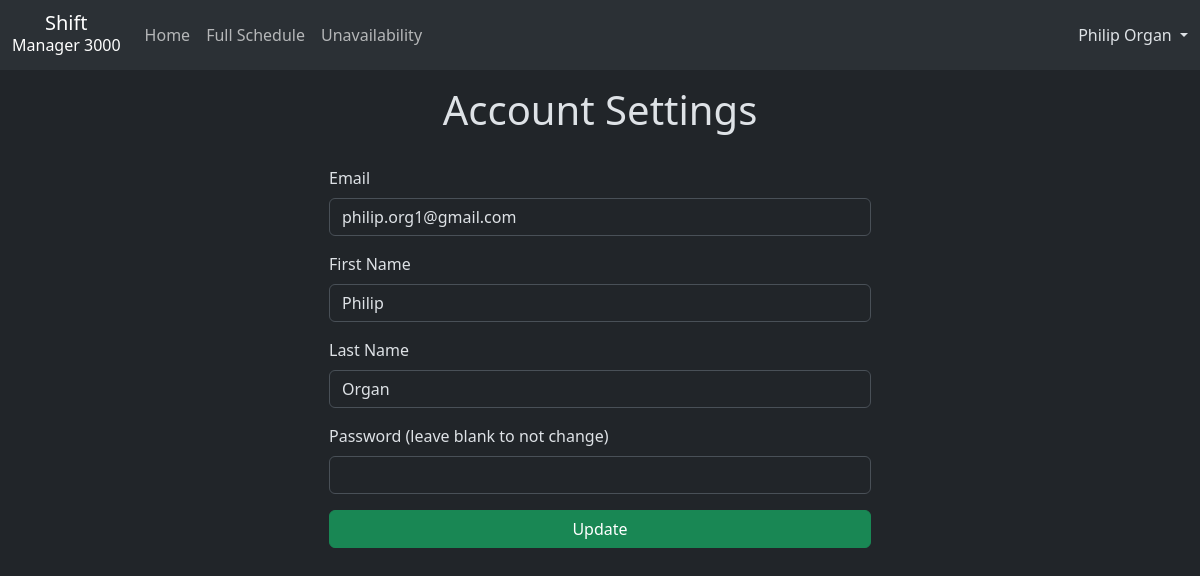
Page /account (signed in) on the committed database.
### app/models.py (models this page shows)
class User(db.Model):
    id = db.Column(db.Integer, primary_key=True)
    is_active = db.Column(db.Boolean, nullable=False)
    is_anonymous = db.Column(db.Boolean, nullable=False)
    is_authenticated = db.Column(db.Boolean, nullable=False)
    def get_id(self):
        return str(self.id)
    email = db.Column(db.String(100), nullable=False)
    password_hash = db.Column(db.String(100), nullable=False)
    fname = db.Column(db.String(100), nullable=False)
    lname = db.Column(db.String(100), nullable=False)
    account_type = db.Column(db.Integer, nullable=False)
    shifts = db.relationship("Shift", secondary=user_shift, back_populates="workers")
    unavailability = db.relationship("Unavailability", backref="user", lazy="dynamic")
    @property
    def name(self):
        return f"{self.fname} {self.lname}"

### app/views.py (the view)
@app.route("/account", methods=["GET", "POST"])
@login_required
def account_settings():
    user = DbHelper.get_user_by_id(current_user.get_id())
    if user == None:
        return redirect(url_for("error_404"))
    form = AccountSettingsForm()
    if form.validate_on_submit():
        user.email = form.email.data
        user.fname = form.fname.data
        user.lname = form.lname.data
        if (form.password.data):
            user.password_hash = bcrypt.hashpw(bytes(form.password.data, "utf-8"), bcrypt.gensalt(rounds=12))
        result = DbHelper.update_user(user.id, user)
        if result == None:
            flash("Error updating your account!", "danger")
        else:
            flash("Successfully updated your account!", "success")
    else:
        form.email.data = user.email
        form.fname.data = user.fname
        form.lname.data = user.lname
    return render_template("account_settings.html",
                           form=form,
                           page_title="Account Settings")

### app/forms.py
class AccountSettingsForm(FlaskForm):
    email = EmailField("Email", validators=[DataRequired(), Email()])
    fname = StringField("First Name", validators=[DataRequired(), Length(max=100)])
    lname = StringField("Last Name", validators=[DataRequired(), Length(max=100)])
    password = PasswordField("Password (leave blank to not change)")

### app/__init__.py (called while the page is built)
@login_manager.user_loader
def load_user(user_id):
    user = DbHelper.get_user_by_id(user_id)
    return user

### app/helpers/dbHelper.py (called while the page is built)
    @staticmethod
    def get_user_by_id(user_id):
        try:
            user = models.User.query.get(user_id)
            return user
        except SQLAlchemyError as e:
            print("Error retrieving user:", e)
            return None

### app/views.py (called while the page is built)
@app.before_request
def set_role():
    user = DbHelper.get_user_by_id(current_user.get_id())
    if user != None:
        if int(user.account_type) == UserType.USER.value:
            g.role = "user"
        elif int(user.account_type) == UserType.MANAGER.value:
            g.role = "manager"

### app/templates/account_settings.html (shortened to what this page needs)
{% extends "layout/master_layout.html" %}
{% from "components/form_elements.html" import render_form_field %}
{% block content %}
<div class="row">
    <div class="col-md-6 col-12 mx-auto mt-2">
        <form method="post" class="text-start">
            {{ render_form_field(form.email) }}
            {{ render_form_field(form.fname) }}
            {{ render_form_field(form.lname) }}
            {{ render_form_field(form.password) }}
            <input type="submit" class="btn btn-success w-100" value="Update">
        </form>
    </div>
</div>
{% endblock %}

### app/templates/components/form_elements.html (shortened to what this page needs)
{% macro render_form_field(field) %}
<div class="mb-3">
    {{ field.label(class_="form-label") }}
    {{ field(class_="form-control") }}
</div>
{% endmacro %}

### app/templates/layout/nav_bar.html (shortened to what this page needs)
<nav class="navbar navbar-expand-lg bg-body-tertiary">
    <div class="container-fluid">
        <a class="navbar-brand" href="/">
            <div class="text-center">
                <span style="display: block; line-height: 1;">Shift</span>
                <span style="display: block; font-size: 0.8em;">Manager 3000</span>
            </div>
        </a>
        <div class="collapse navbar-collapse" id="navbarText">
            <ul class="navbar-nav me-auto mb-2 mb-lg-0">
                {% if g.role == "user" %}
                {% include "layout/nav_bar_user.html" %}
                {% elif g.role == "manager" %}
                {% include "layout/nav_bar_manager.html" %}
                {% endif %}
            </ul>
            <div class="nav-item dropdown">
                <a class="nav-link dropdown-toggle" href="#" role="button" data-bs-toggle="dropdown"
                    aria-expanded="false">
                    {{ current_user.name }}
                </a>
            </div>
        </div>
    </div>
</nav>

### rows in the picture
User: name "Philip Organ", email "philip.org1@gmail.com", fname "Philip", lname "Organ"

### other values in the picture
{{ page_title }} "Account Settings"
{{ field.label(class_="form-label") }} "Email First Name Last Name Password (leave blank to not change)"
